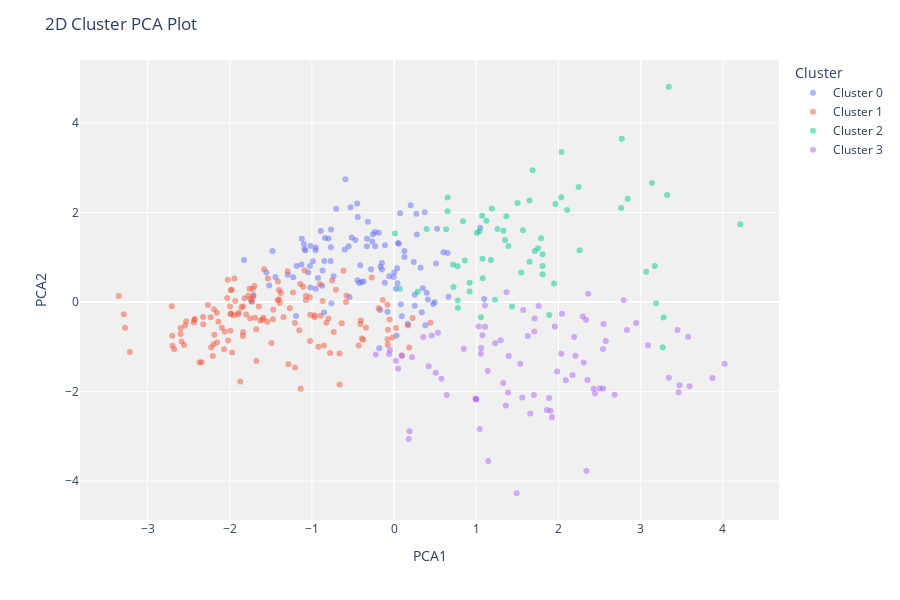

Notebook cell for this chart:
### Code cell
plot_model(kmeans_4, plot = 'cluster')
